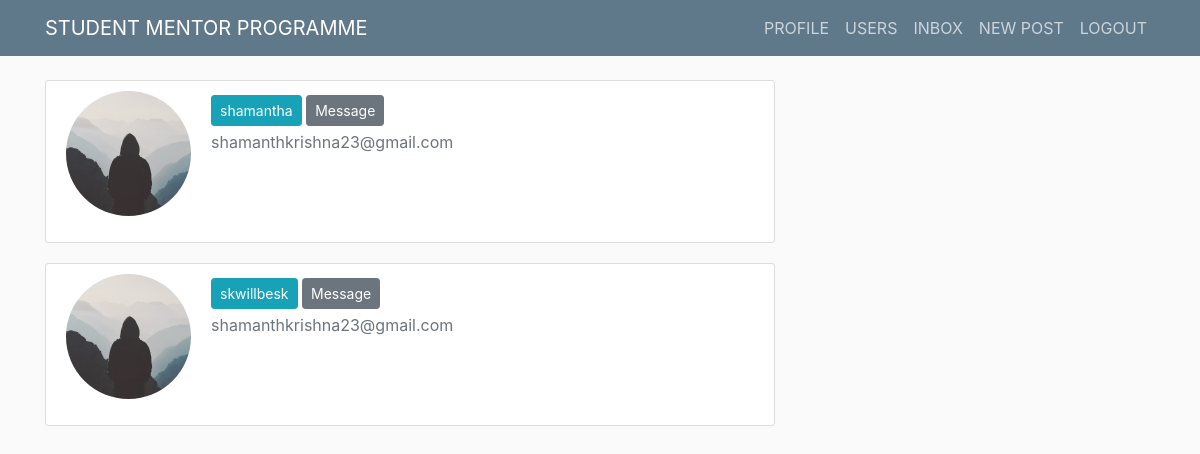
The page /profiles/ (signed in) on the database its author committed.
### users/models.py (models this page shows, shortened)
class Profile(models.Model):
	year_choices = (
		('First','First'),
		('Second','Second'),
		('Third','Third'),
		('Fourth','Fourth')
		)
	branch_choices = (
		(' Civil Engineering',' Civil Engineering'),
		('Mechanical Engineering','Mechanical Engineering'),
		('Electrical & Electronics Engineering','Electrical & Electronics Engineering'),
		(' Electronics & Communication Engineering',' Electronics & Communication Engineering'),
		('Industrial & Production Engineering ','Industrial & Production Engineering'),
		(' Computer Science & Engineering',' Computer Science & Engineering'),
		('Information Science & Engineering','Information Science & Engineering')
		)
	user = models.OneToOneField(User, on_delete = models.CASCADE)
	image = models.ImageField(default = 'default.jpg',upload_to = 'profile_pics')
	year = models.CharField(max_length = 8,choices = year_choices,default = 'First')
	branch = models.CharField(max_length = 60,choices = branch_choices)
	bio = models.TextField(blank = True)
	mobile = models.CharField(max_length = 15,blank = True)

### users/views.py (the view)
# urls.py: path('profiles/',views.profiles,name = 'profiles'),
def profiles(request):
	context = {
	'vars':Profile.objects.exclude(id = request.user.id)
	}
	return render(request,'users/profiles.html',context)

### users/templates/users/profiles.html
{% extends "blog/base.html" %}
{% load crispy_forms_tags %}
{% block content %}
{% for var in vars %}
    <div class="content-section">
      <div class="media">
        <img class="rounded-circle account-img" src="{{ var.image.url }}">
        <div class="media-body">
          <a class= "btn btn-info btn-sm mt-1 mb-1" href = "{% url 'user-profile' var.id %}">{{ var.user.username }}</a>
          <a class="btn btn-secondary btn-sm mt-1 mb-1" href="{% url 'chat' var.id  %}">Message</a>
          <p class="text-secondary">{{ var.user.email }}</p>
        </div>
      </div>
    </div>
{% endfor %}
{% endblock content %}

### blog/static/blog/main.css (style rules this page uses)
body { background: #fafafa; color: #333333; margin-top: 5rem; }
.content-section { background: #ffffff; padding: 10px 20px; border: 1px solid #dddddd; border-radius: 3px; margin-bottom: 20px; }
.account-img { height: 125px; width: 125px; margin-right: 20px; margin-bottom: 16px; }

### blog/templates/blog/base.html (style rules this page uses)
img { height: 60px; width: 68px; }

### rows shown on the page
Profile: image (placeholder picture), user.username "shamantha", user.email "shamanthkrishna23@gmail.com"
Profile: image (placeholder picture), user.username "skwillbesk", user.email "shamanthkrishna23@gmail.com"
